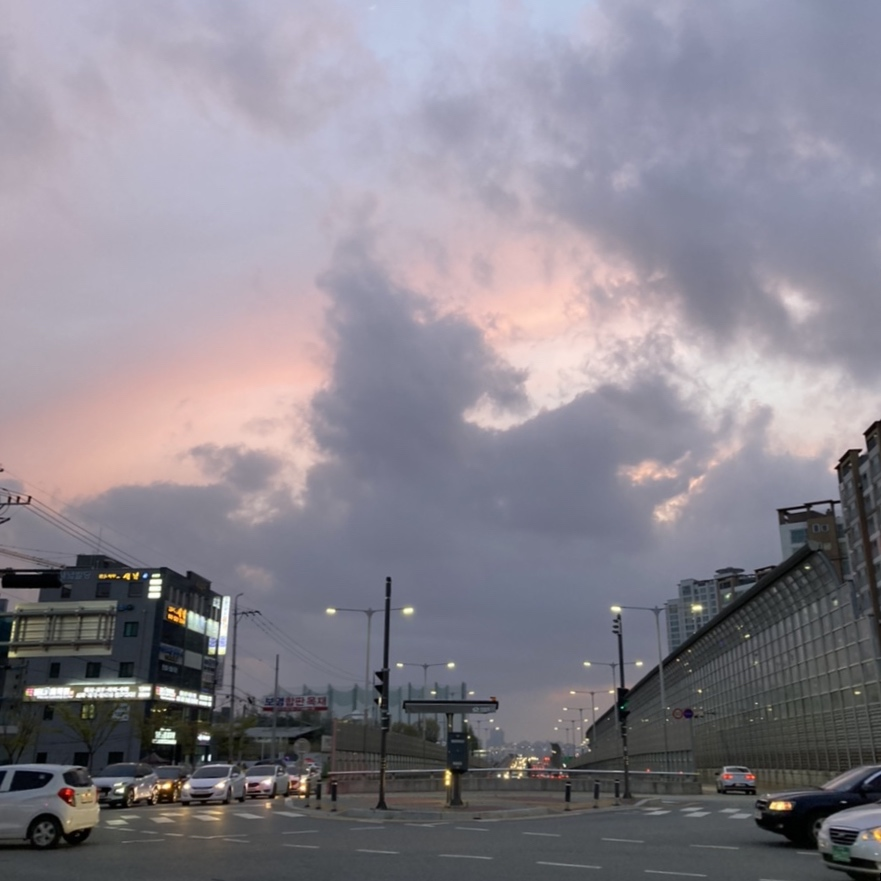
#> input picture Img/sunset.jpg, 881 x 881 px, found by its file name
$ python histo_gray.py
#> lines starting #> are read from the running program, lines starting #| are printed output that depends on the picture
# 회색조 1채널 히스토그램

import cv2
import numpy as np
import matplotlib.pylab as plt

# 이미지 그레이 스케일로 읽기 및 출력
img = cv2.imread('../sunset.jpg', cv2.IMREAD_GRAYSCALE)  # 원하는 이미지, 경로
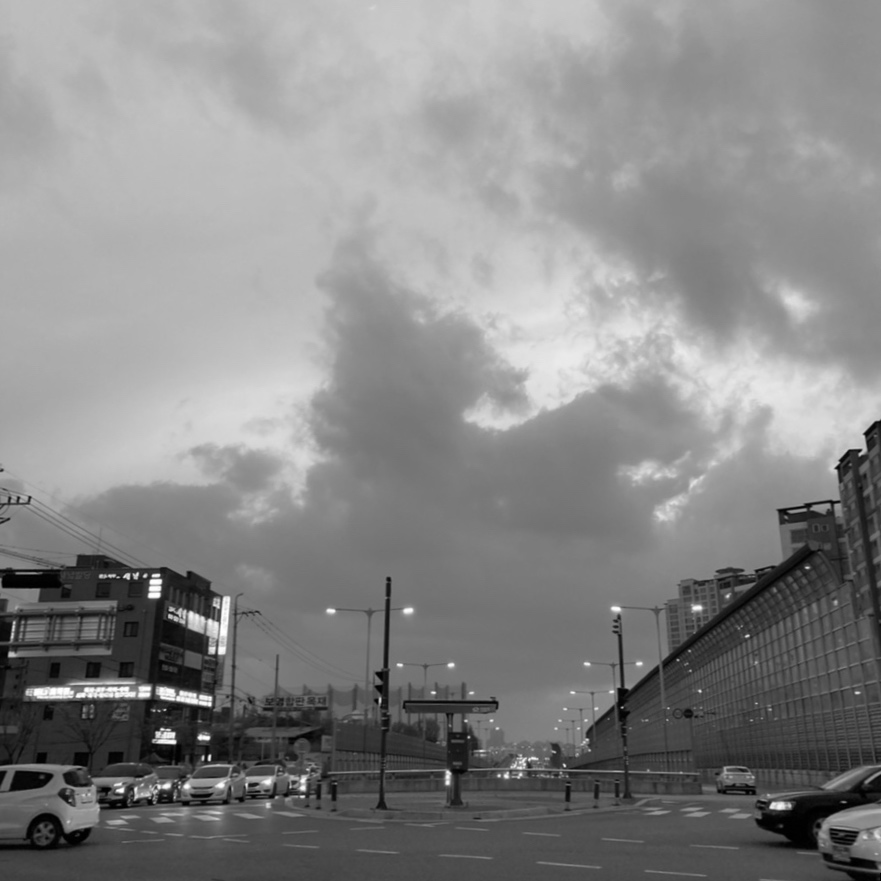
#> img: shape (881, 881); min 0, max 255, mean 134.6
cv2.imshow('img', img)

# 히스토그램 계산 및 그리기
hist = cv2.calcHist([img], [0], None, [256], [0,256])
#> hist = 256 values, max 12418 at index 187, min 23 at index 255, mean 3031.9
plt.plot(hist)

print("hist.shape:", hist.shape)  # 히스토그램의 shape (256,1)
#| hist.shape: (256, 1)
print("hist.sum():", hist.sum(), "img.shape:",img.shape) # 히스토그램 총 합계와 이미지의 크기
#| hist.sum(): 776161.0 img.shape: (881, 881)
plt.show()
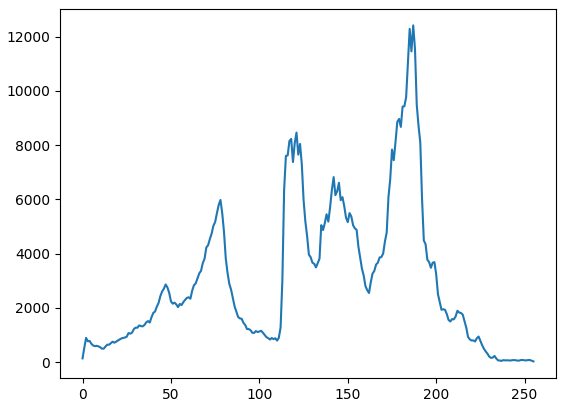
#> figure drawn by matplotlib, 1 panel; curve peaks at x = 187, y = 12418

$ run again, with Img/cafe.jpg copied over Img/sunset.jpg
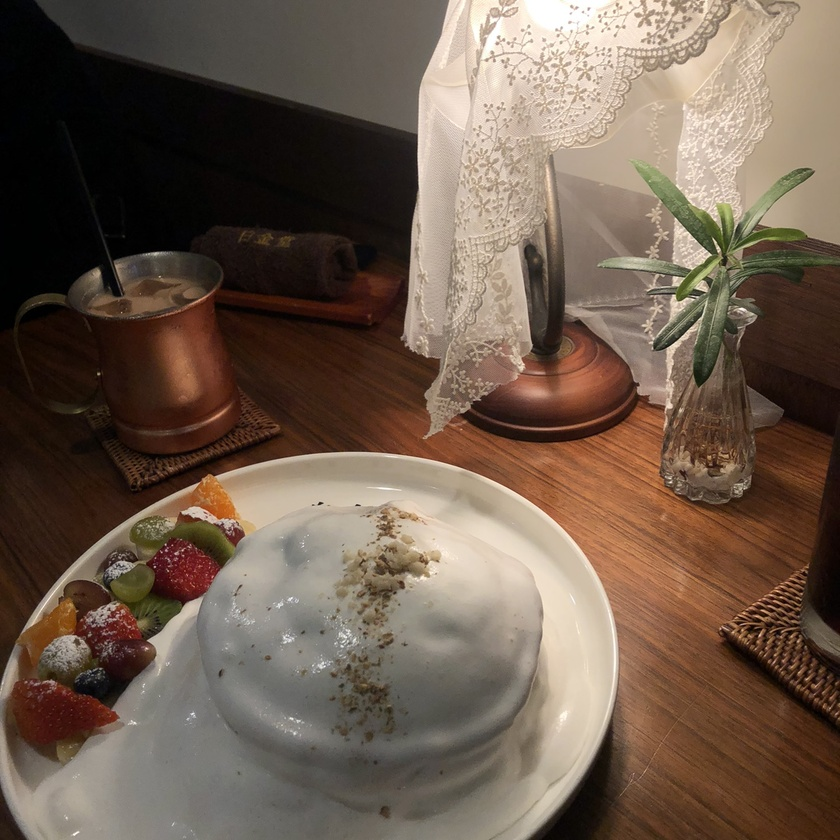
#> input picture Img/cafe.jpg, 840 x 840 px, shrunk from 1500 x 1500 before the run, found by its file name
#> `img = cv2.imread('../sunset.jpg', cv2.IMREAD_GRAYSCALE)`:
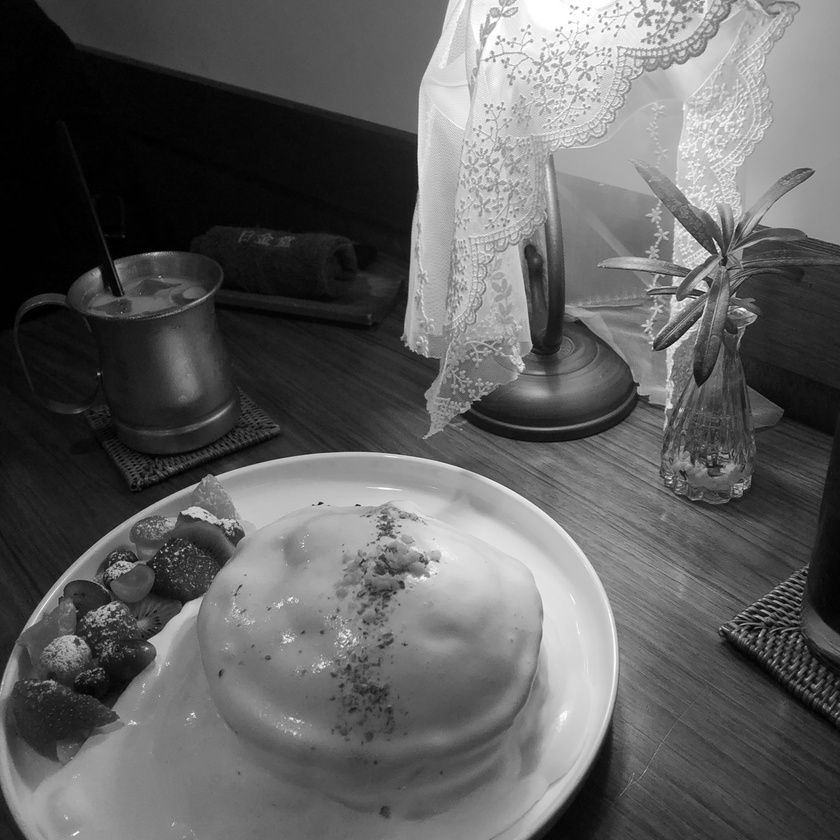
#> img: shape (840, 840); min 0, max 255, mean 95.5
#> hist = 256 values, max 13121 at index 1, min 162 at index 251, mean 2756.2
#| hist.shape: (256, 1)
#| hist.sum(): 705600.0 img.shape: (840, 840)
#> `plt.show()`:
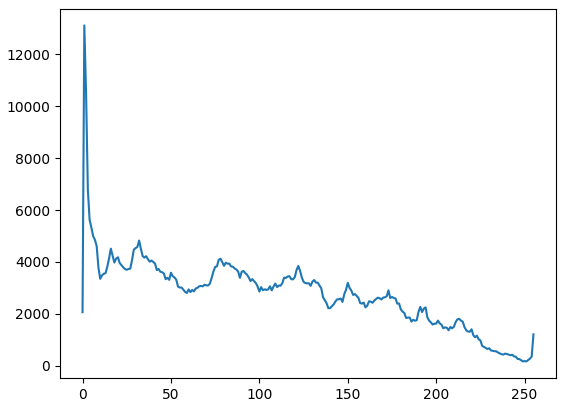
#> figure drawn by matplotlib, 1 panel; curve peaks at x = 1, y = 13121

$ run again, with Img/cat.jpg copied over Img/sunset.jpg
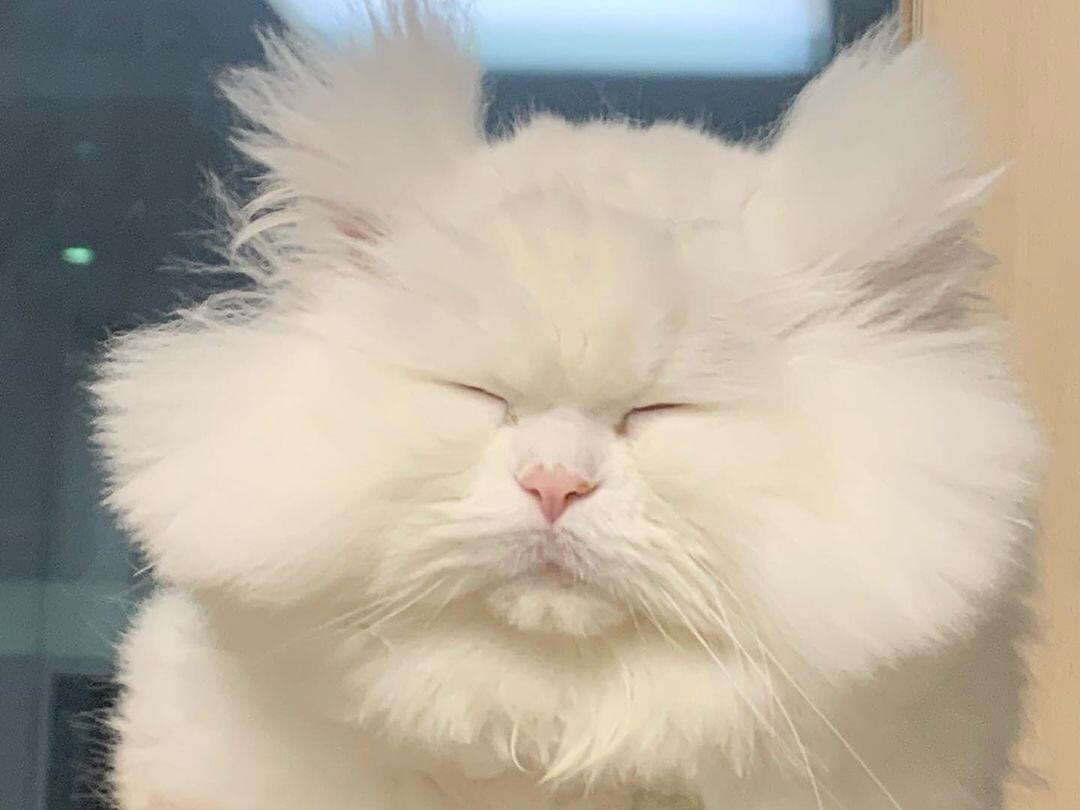
#> input picture Img/cat.jpg, 1080 x 810 px, found by its file name
#> `img = cv2.imread('../sunset.jpg', cv2.IMREAD_GRAYSCALE)`:
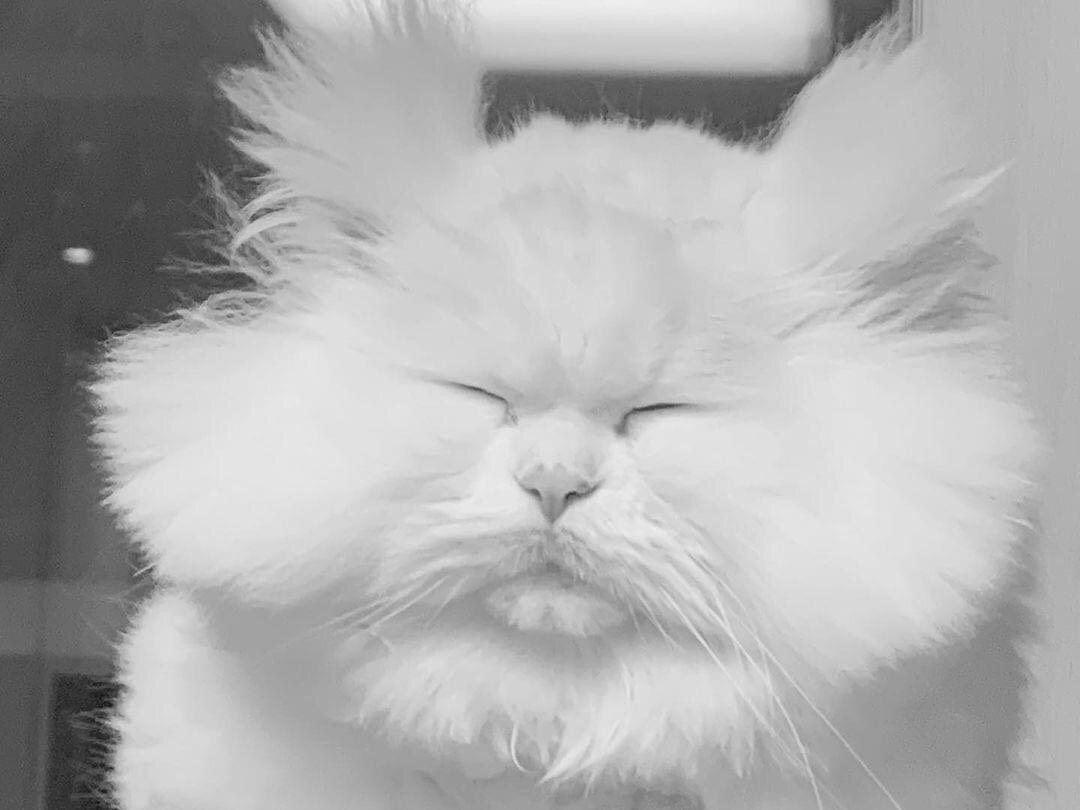
#> img: shape (810, 1080); min 10, max 240, mean 174
#> hist = 256 values, max 17482 at index 223, min 0 at index 0, mean 3417.2
#| hist.shape: (256, 1)
#| hist.sum(): 874800.0 img.shape: (810, 1080)
#> `plt.show()`:
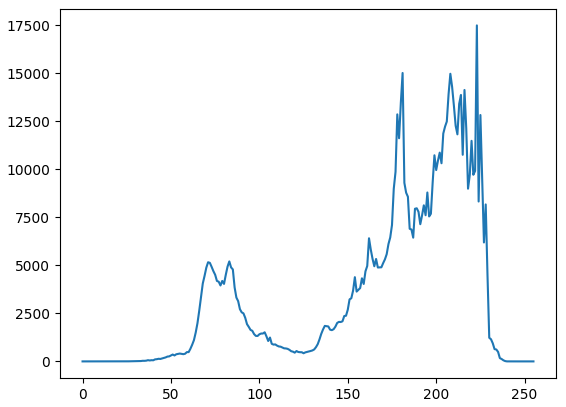
#> figure drawn by matplotlib, 1 panel; curve peaks at x = 223, y = 17482
